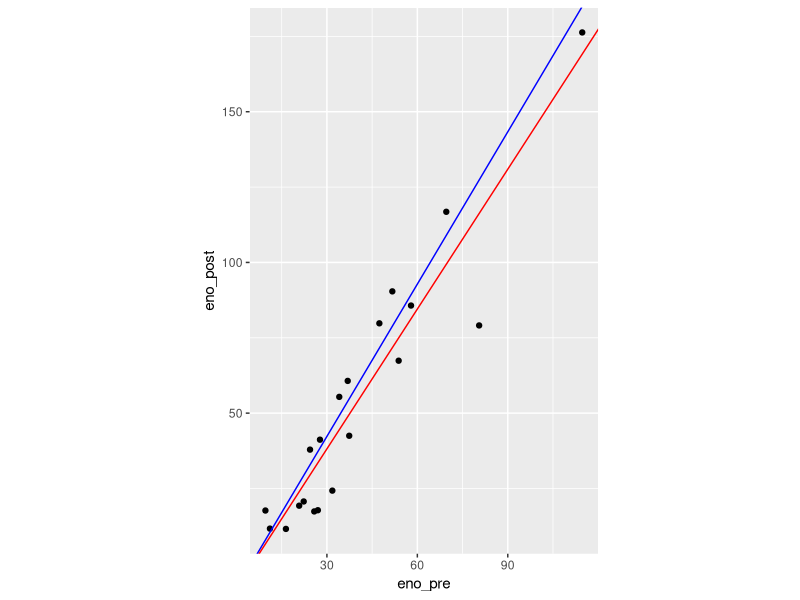

Write R code to recreate this figure.
library(ggplot2)

# question 1
data = read.table("../data/eno_data.txt", sep = " ", header = TRUE)

pca = prcomp(data)

regression = lm(eno_post ~ eno_pre, data=data)
summary(regression)$coefficients



ggplot(data, aes(eno_pre, eno_post)) +
  geom_point() +
  geom_abline(slope = pca$rotation[2, 1] / pca$rotation[2, 2], intercept = summary(regression)$coefficients[1, 1], col = "blue") +
  coord_fixed() +
  geom_abline(slope = summary(regression)$coefficients[2, 1], intercept = summary(regression)$coefficients[1, 1], col = "red")
